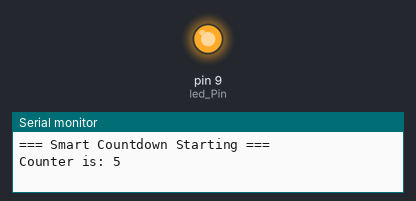
The sketch below on a simulated Arduino Uno, built with avr-gcc and run on an emulated ATmega328P. Shown: output pins drawn as LEDs (lit = HIGH), the last lines printed to the serial monitor.

Above: at 0.1 s.
At 22.6 s:
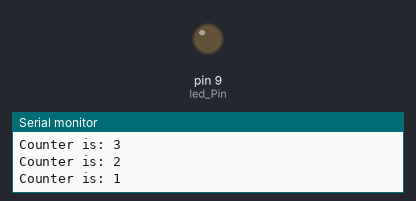
Timing chart, 0 to 24.1 s (numbered marks = the images above):
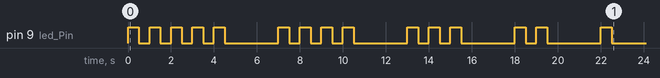

The sketch:

Assignment1_Godwin_Zimbey.ino
```cpp
int led_Pin = 9;
int startValue = 5;

// Function to flash the LED a specified number of times
void flashLed(int times) {
  int flash = 0;

  while (flash < times) {
    digitalWrite(led_Pin, HIGH);
    delay(500);
    digitalWrite(led_Pin, LOW);
    delay(500);

    flash++;
  }
}

void setup() {
  pinMode(led_Pin, OUTPUT);
  Serial.begin(9600);

  Serial.println("=== Smart Countdown Starting ===");

  int count = startValue;

  while (count > 0) {
    Serial.print("Counter is: ");
    Serial.println(count);

    // Blink LED according to current counter value
    flashLed(count);

    delay(2000);
    count--;
  }

  Serial.println("=== Countdown Complete ===");
}

void loop() {
}
```
